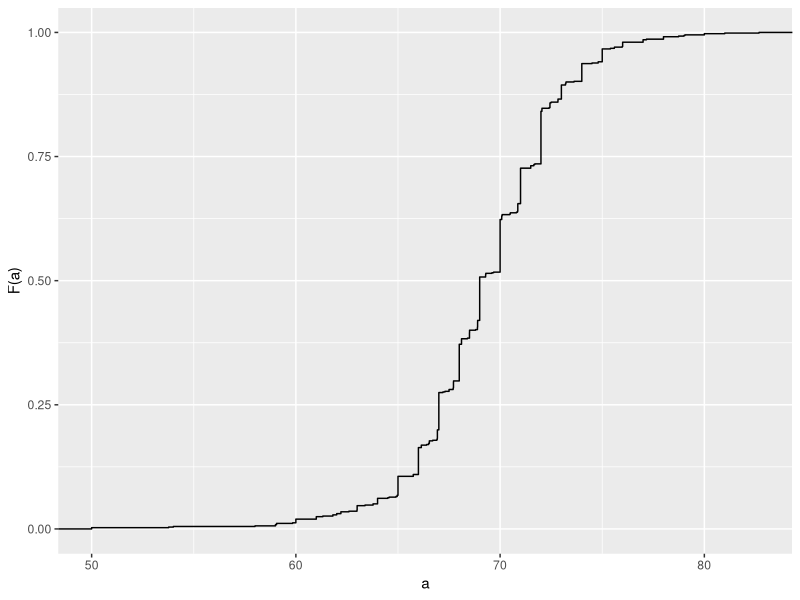
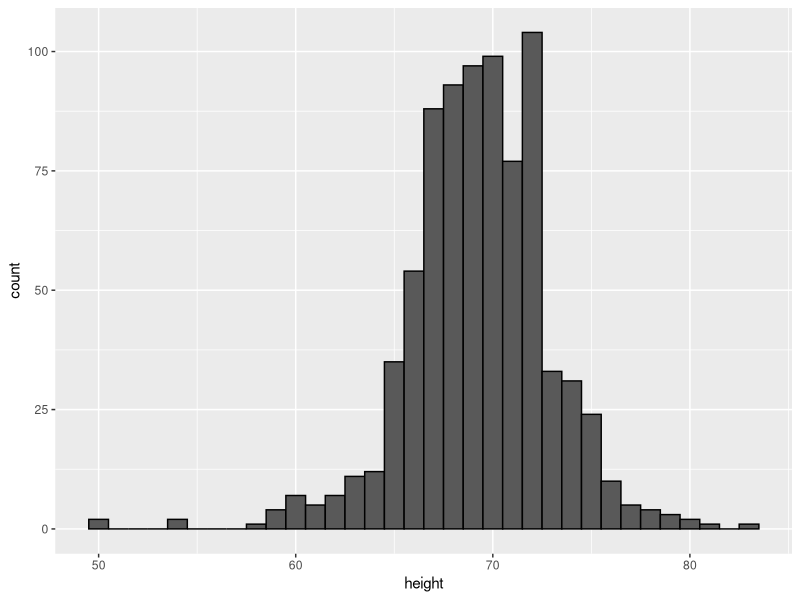
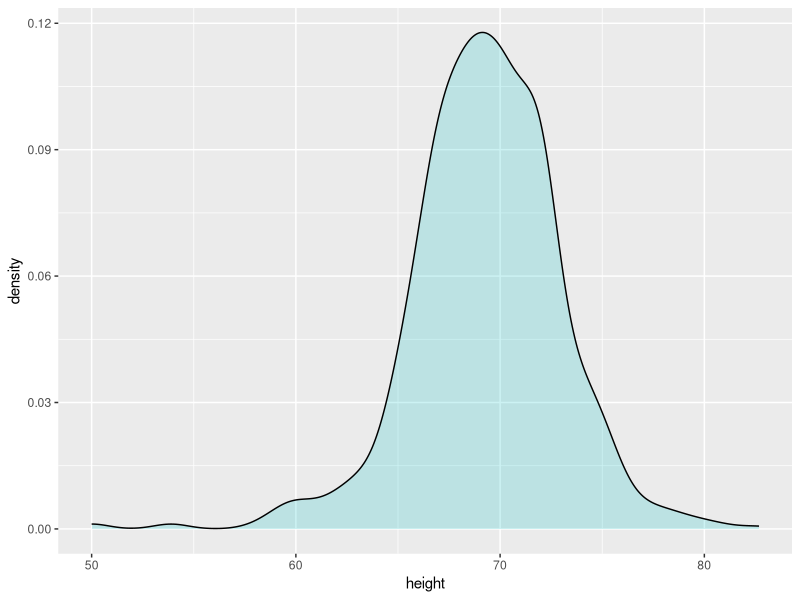
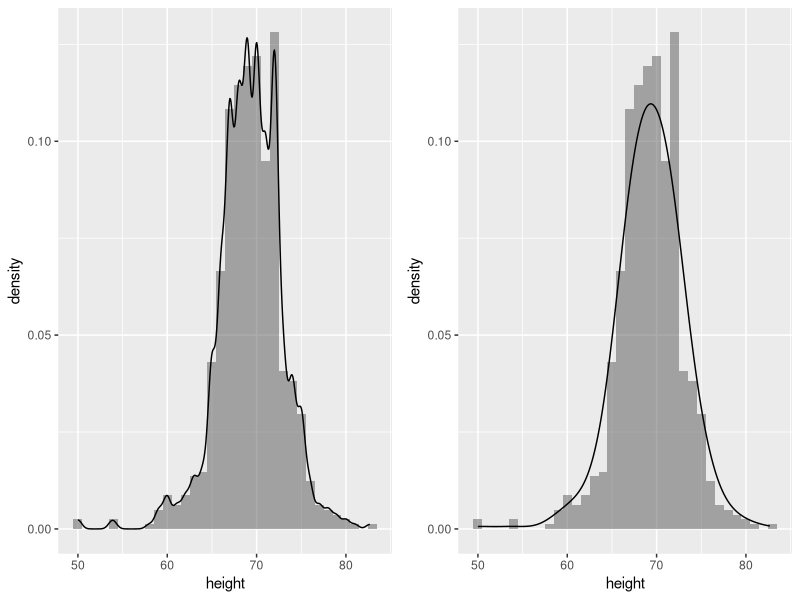

Generate these figures, in order, with R:
## ---- chunk 1
library(dslabs)
library(tidyverse)
library(gridExtra)
## ---- chunk 2
prop.table(table(state.region))
## ---- chunk 3
# What proportion of values are less than a?
heights |>
  filter(sex == "Male") |>
  ggplot(aes(height)) +
  stat_ecdf() +
  labs(x = "a", y = "F(a)")
## ---- chunk 4
# Where are most values located?
heights |> filter(sex == "Male") |> 
  ggplot(aes(height)) + 
  geom_histogram(binwidth = 1, color = "black")
## ---- chunk 5
heights |> 
  filter(sex == "Male") |> 
  ggplot(aes(height)) + 
  geom_density(alpha = 0.2, fill = "#00BFC4")
## ---- chunk 6

# While the histogram is an assumption-free summary, the smoothed density is based on some assumptions.
p <- heights |> filter(sex == "Male") |> 
  ggplot(aes(height)) +
  geom_histogram(aes(y = after_stat(density)), binwidth = 1, alpha = 0.5) 

p1 <- p +  geom_line(stat = 'density', adjust = 0.5)
p2 <- p +  geom_line(stat = 'density', adjust = 2) 

grid.arrange(p1,p2, ncol = 2)
## ---- chunk 7
# Mean:
#m <- sum(x) / length(x)

# Standard Deviation:
#s <- sqrt(sum((x - m)^2) / length(x))
## ---- chunk 8
index <- heights$sex == "Male"
x <- heights$height[index]

m <- mean(x)
s <- sd(x)
## ---- chunk 9
# Z-score:

z <- scale(x)

# How many men are within 2 SD's of avg height?
mean(abs(z) < 2)
